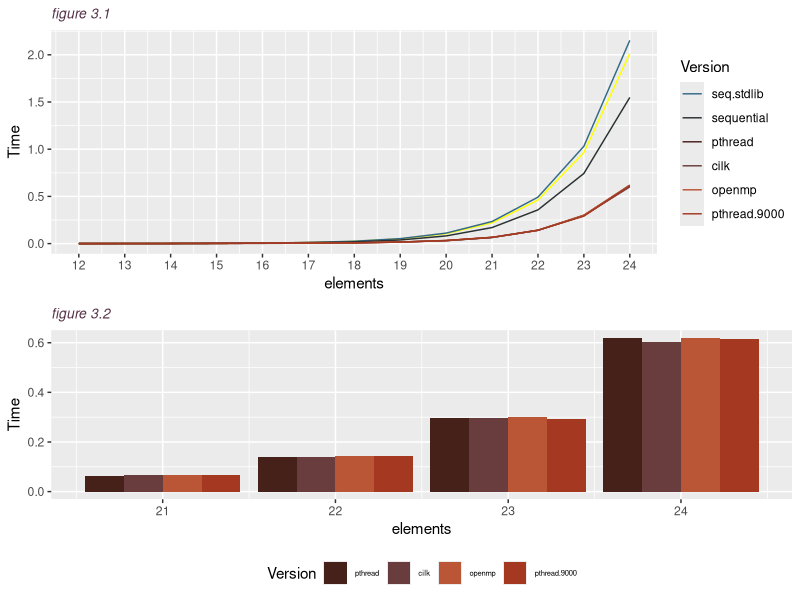

This figure's R source:
## @knitr plotbarN
library(ggplot2)
library(reshape2)
library(gridExtra)
##script.dir <- dirname(sys.frame(1)$ofile)
rel.loc = "/../../outN.csv"
##pat = paste(script.dir, rel.loc,sep = '')
data.for.n <- read.csv('../../outN.csv', header = TRUE, sep = ',')
half.data = data.for.n
##print(half.data)
melted.data <- melt(half.data, id = "elements")
##print(melted.data)
a <- 12:24
table_log <- a*2^a / 200000000
Colors <- c( '#336B87', '#2A3132', '#46211A' , '#693D3D' , '#BA5536' , '#A43820')

plot1 <- ggplot(NULL)+ geom_line(aes(x = 12:24 , y = table_log ) , color = 'yellow' ) + geom_line(data = melted.data ,aes(x = elements , y = value , color = variable)) + 
  scale_color_manual("Version" ,values = c("seq.stdlib" = Colors[1],
                                          "sequential" = Colors[2] ,
                                          "pthread" = Colors[3],
                                          "cilk" = Colors[4],
                                          "openmp" = Colors[5],
                                          "pthread.9000" = Colors[6],
                                          "log2", "yellow"))+ ylab("Time") + xlab("elements") + scale_x_continuous(breaks = 12:24) +
  ggtitle('figure 3.1' ) + theme(plot.title = element_text(face = 'italic' , size = 10 , colour = '#553146'))
                                                                                      

half.data <- data.for.n[10:13,-2]
half.data <- half.data[,-2]
melted.data <- melt(half.data , id = "elements")


plot2 <- ggplot(melted.data, aes(x = elements , y = value ,fill = variable)) +
  geom_bar( stat = "identity" , ,position = "dodge") + 
  ylab("Time") + 
  scale_x_continuous(breaks = 21:24) +
  scale_fill_manual("Version" ,values = c("pthread" = Colors[3],
                                          "cilk" = Colors[4],
                                          "openmp" = Colors[5],
                                          "pthread.9000" = Colors[6]))+ 
  theme(legend.direction = "horizontal", legend.position = "bottom" , legend.text  = element_text(size = rel(0.5))) +
  ggtitle('figure 3.2' ) + theme(plot.title = element_text(face = 'italic' , size = 10 , colour = '#553146'))

grid.arrange(plot1 , plot2 , nrow = 2)